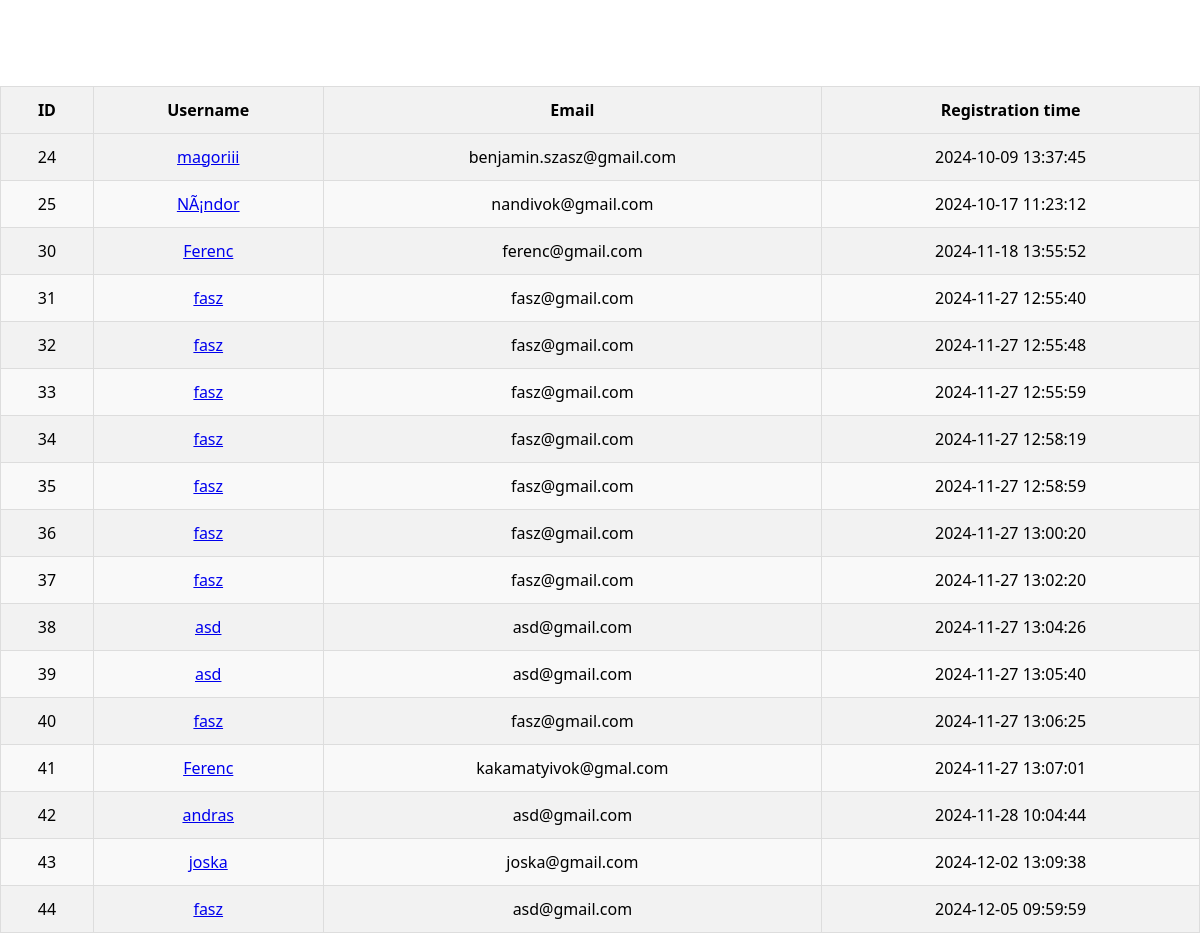
The app's page /kezelopult/users.php with its own data.
### tables this page shows
CREATE TABLE `user` (
  `uid` int(250) NOT NULL,
  `uname` varchar(250) NOT NULL,
  `uemail` varchar(250) NOT NULL,
  `upass` varchar(250) NOT NULL,
  `utime` datetime NOT NULL,
  `uproffkepnev` varchar(50) NOT NULL,
  `uproffkeredetikepnev` varchar(255) NOT NULL,
  `uip` varchar(250) NOT NULL,
  `usession` varchar(8) NOT NULL,
  `ustat` varchar(250) NOT NULL,
  `ucomm` text NOT NULL,
  `ubirtd` date NOT NULL
);

### kezelopult/users.php (the view, shortened to what this page needs)
<?php
$adb = mysqli_connect( "localhost", "root", "", "szb_registration" );
$query = "SELECT * FROM user";
$result = mysqli_query($adb, $query);
?>
<!DOCTYPE html>
<html lang="hu">
<head>
    <link rel="stylesheet" href="vizsgaremek/vizsga.css">
</head>
<body>
    <h1>Felhasználók listája</h1>
    <table>
        <thead>
            <tr>
                <th>ID</th>
                <th>Username</th>
                <th>Email</th>
                <th>Registration time</th>
            </tr>
        </thead>
        <tbody>
            <?php
            while ($row = mysqli_fetch_assoc($result)) {
                echo "<tr>";
                echo "<td>" . htmlspecialchars($row['uid']) . "</td>";
                echo "<td><a href='adatlap_form1.php?uid=" . urlencode($row['uid']) . "'>" . htmlspecialchars($row['uname']) . "</a></td>";
                echo "<td>" . htmlspecialchars($row['uemail']) . "</td>";
                echo "<td>" . htmlspecialchars($row['utime']) . "</td>";
                echo "</tr>";
            }
            ?>
        </tbody>
    </table>
</body>
</html>

### vizsga.css (style rules this page uses)
body { background-image: url("kepek/hatter3.jpeg"); background-size:cover; font-family:'Segoe UI', Tahoma, Geneva, Verdana, sans-serif; margin : 0 ; }

### kezelopult/users.php (style rules this page uses)
body { background-image: url("../kepek/hatter3.jpeg"); }
h1 { color: white; }
table { background-color: #f2f2f2; width: 100%; border-collapse: collapse; margin-top: 20px; }
table, th, td { border: 1px solid #ddd; }
th, td { padding: 12px; text-align: center; }
th { background-color: #f2f2f2; font-weight: bold; }
tr:nth-child(even) { background-color: #f9f9f9; }
h1 { text-align: center ; }

### records on screen
user: uid "24", uname "magoriii", uemail "benjamin.szasz@gmail.com", utime "2024-10-09 13:37:45"
user: uid "25", uname "NÃ¡ndor", uemail "nandivok@gmail.com", utime "2024-10-17 11:23:12"
user: uid "30", uname "Ferenc", uemail "ferenc@gmail.com", utime "2024-11-18 13:55:52"
user: uid "31", uname "fasz", uemail "fasz@gmail.com", utime "2024-11-27 12:55:40"
user: uid "32", uname "fasz", uemail "fasz@gmail.com", utime "2024-11-27 12:55:48"
user: uid "33", uname "fasz", uemail "fasz@gmail.com", utime "2024-11-27 12:55:59"
user: uid "34", uname "fasz", uemail "fasz@gmail.com", utime "2024-11-27 12:58:19"
user: uid "35", uname "fasz", uemail "fasz@gmail.com", utime "2024-11-27 12:58:59"
user: uid "36", uname "fasz", uemail "fasz@gmail.com", utime "2024-11-27 13:00:20"
user: uid "37", uname "fasz", uemail "fasz@gmail.com", utime "2024-11-27 13:02:20"
user: uid "38", uname "asd", uemail "asd@gmail.com", utime "2024-11-27 13:04:26"
user: uid "39", uname "asd", uemail "asd@gmail.com", utime "2024-11-27 13:05:40"
user: uid "40", uname "fasz", uemail "fasz@gmail.com", utime "2024-11-27 13:06:25"
user: uid "41", uname "Ferenc", uemail "kakamatyivok@gmal.com", utime "2024-11-27 13:07:01"
user: uid "42", uname "andras", uemail "asd@gmail.com", utime "2024-11-28 10:04:44"
user: uid "43", uname "joska", uemail "joska@gmail.com", utime "2024-12-02 13:09:38"
user: uid "44", uname "fasz", uemail "asd@gmail.com", utime "2024-12-05 09:59:59"
